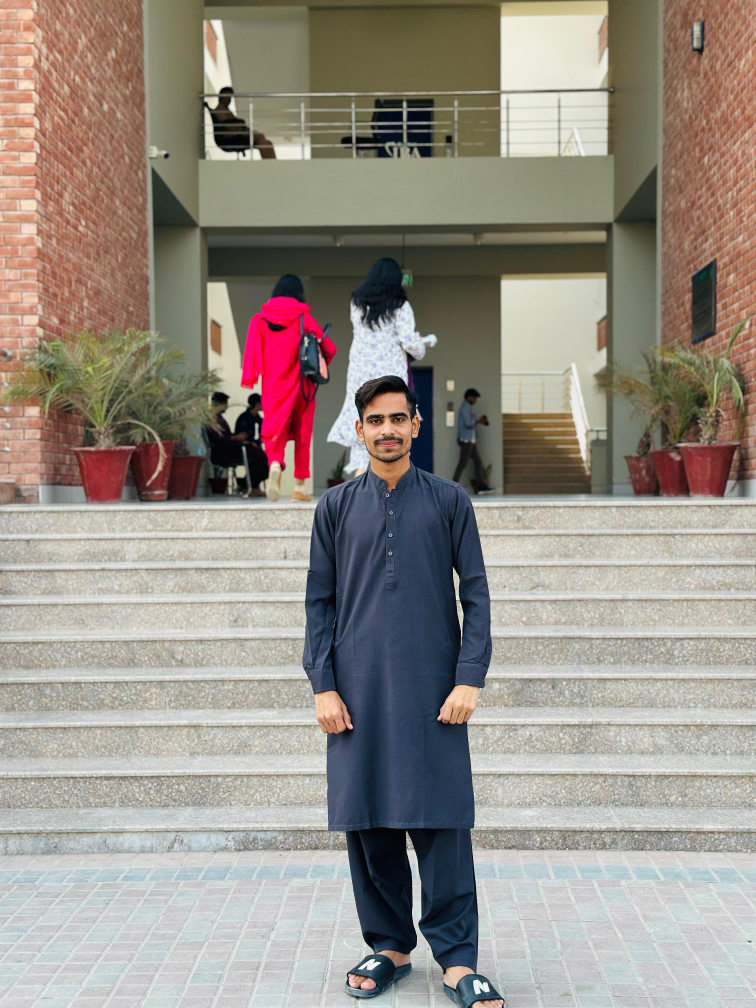
#> input picture Dataset/ME/IMG-20251106-WA0017.jpg, 3024 x 4032 px, found by its file name (shown at 1/4 size); its folder holds 4 pictures in this run
$ python check.py
#> lines starting #> are read from the running program, lines starting #| are printed output that depends on the picture
# check.py
import cv2
import os

face_cascade = cv2.CascadeClassifier(
    cv2.data.haarcascades + 'haarcascade_frontalface_default.xml'
)

def count_faces(folder):
#> called with folder = 'dataset/ME'
    detected  = 0
    not_found = 0

    for img_file in os.listdir(folder):
        img_path = os.path.join(folder, img_file)
        img      = cv2.imread(img_path)
#> img is the input picture: shape (4032, 3024, 3); mean B, G, R 134.8, 143.1, 151

        if img is None:
            continue

        gray  = cv2.cvtColor(img, cv2.COLOR_BGR2GRAY)
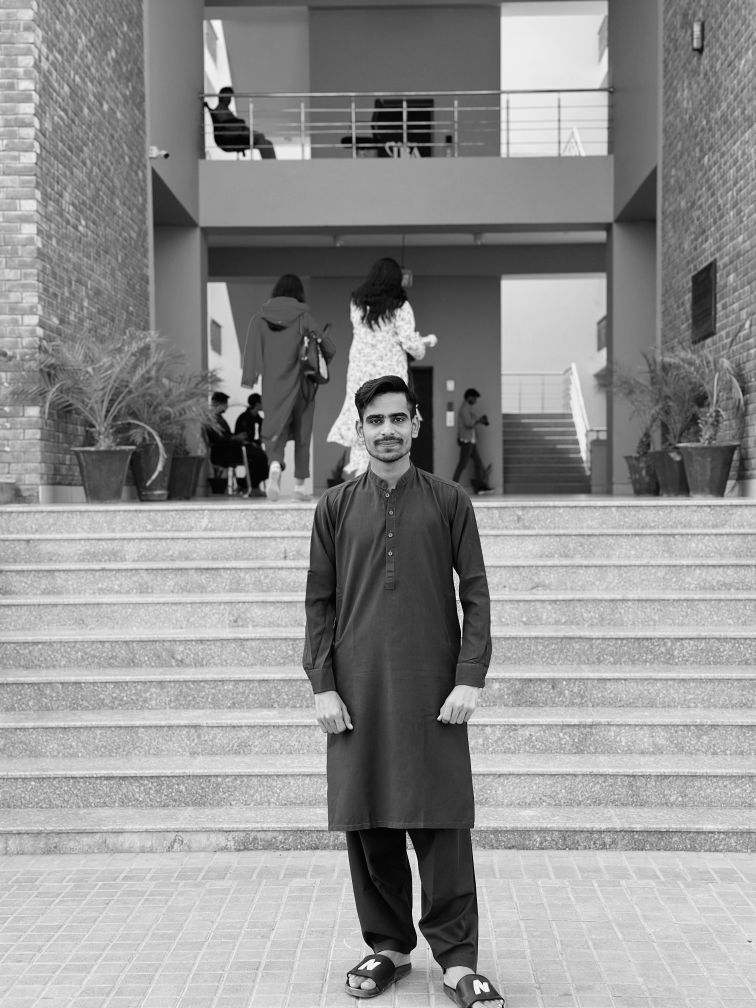
#> gray: shape (4032, 3024) (shown at 1/4 size); min 0, max 255, mean 144.6
        faces = face_cascade.detectMultiScale(
            gray, scaleFactor=1.1, minNeighbors=5, minSize=(30, 30)
        )
#> faces = [[1966, 2040, 35, 35], [2960, 1772, 56, 56], [1409, 1565, 291, 291]]

        if len(faces) > 0:
            detected += 1
        else:
            not_found += 1
            print(f"No face found in: {img_file}")
#> pass 2 of the loop in count_faces, `for img_file in os.listdir(folder):`:
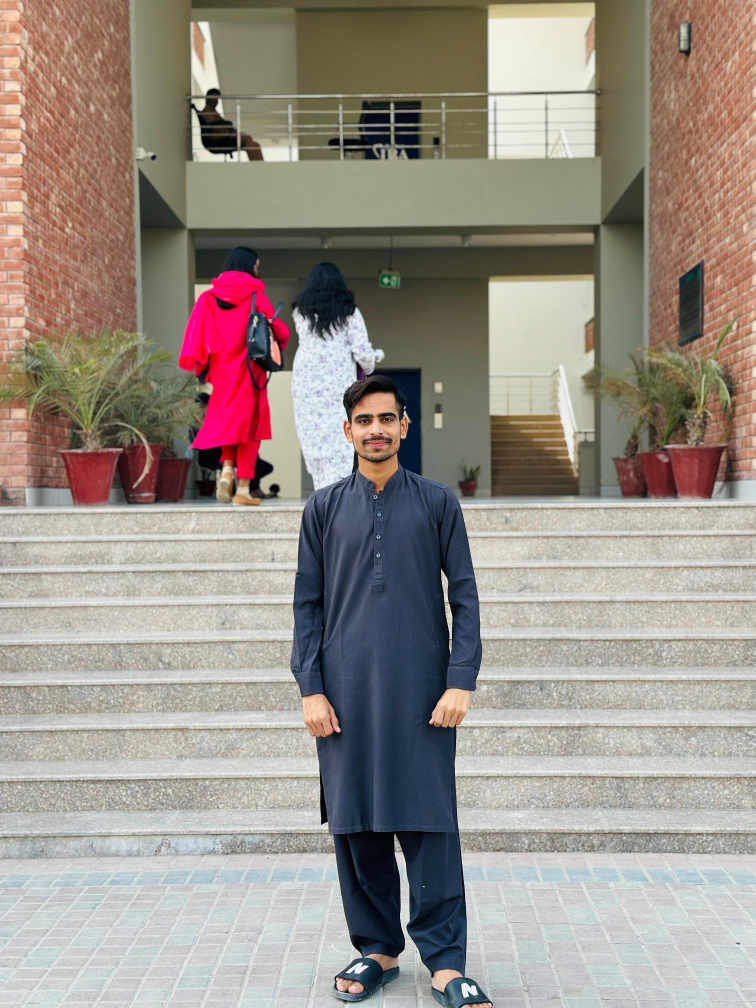
#> input picture Dataset/ME/IMG-20251106-WA0018.jpg, 3024 x 4032 px, found by its file name (shown at 1/4 size)
#> in count_faces, img is the input picture: shape (4032, 3024, 3); mean B, G, R 136.2, 144.4, 153.4
#> in count_faces, `gray  = cv2.cvtColor(img, cv2.COLOR_BGR2GRAY)`:
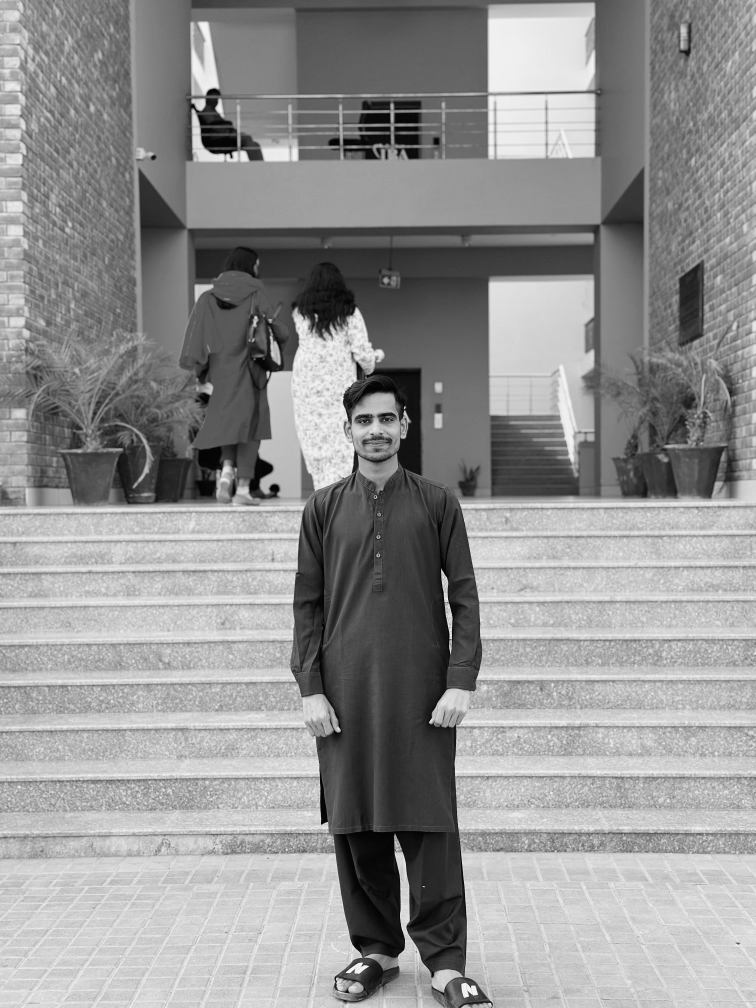
#> gray: shape (4032, 3024) (shown at 1/4 size); min 0, max 255, mean 146.2
#> faces = [[1556, 1104, 48, 48], [1483, 2269, 71, 71], [273, 2934, 73, 73], [2583, 434, 100, 100], [1359, 1562, 299, 299]]
#> pass 3 of the loop in count_faces, `for img_file in os.listdir(folder):`:
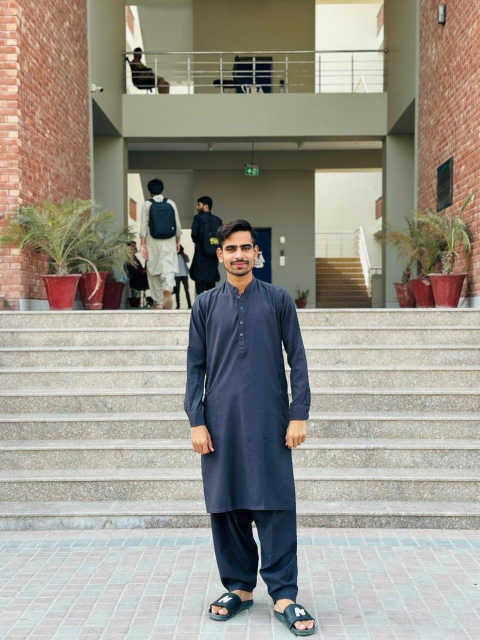
#> input picture Dataset/ME/IMG-20251106-WA0021.jpg, 960 x 1280 px, found by its file name (shown at 1/2 size)
#> in count_faces, img is the input picture: shape (1280, 960, 3); mean B, G, R 139.4, 149.5, 153.8
#> in count_faces, `gray  = cv2.cvtColor(img, cv2.COLOR_BGR2GRAY)`:
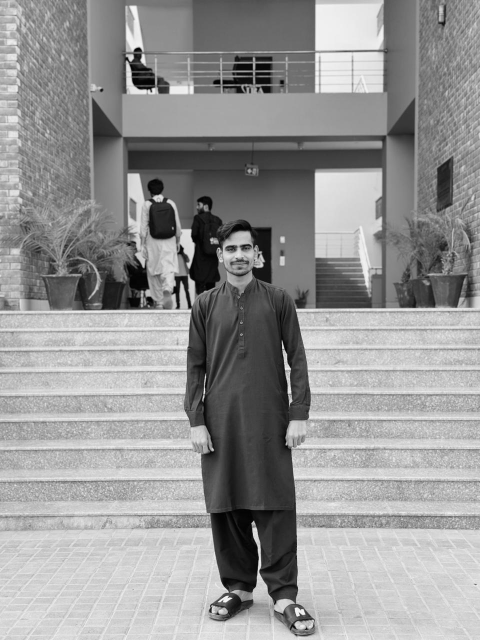
#> gray: shape (1280, 960) (shown at 1/2 size); min 0, max 254, mean 149.6
#> faces = [[430, 460, 97, 97]]
#> the loop made 4 passes; the first 3 are shown

    return detected, not_found

print("-- Checking ME folder --")
d, n = count_faces('dataset/ME')
print(f"Faces detected : {d}")
print(f"No face found  : {n}")

print("\n-- Checking NOT_ME folder --")
d, n = count_faces('dataset/NOT_ME')
#> (the run stopped early here; a loop or call above may not have finished)
